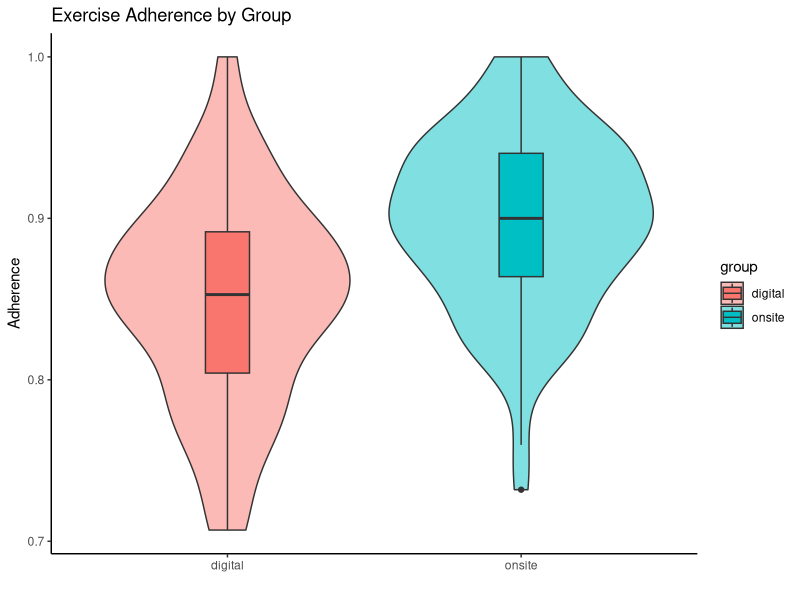
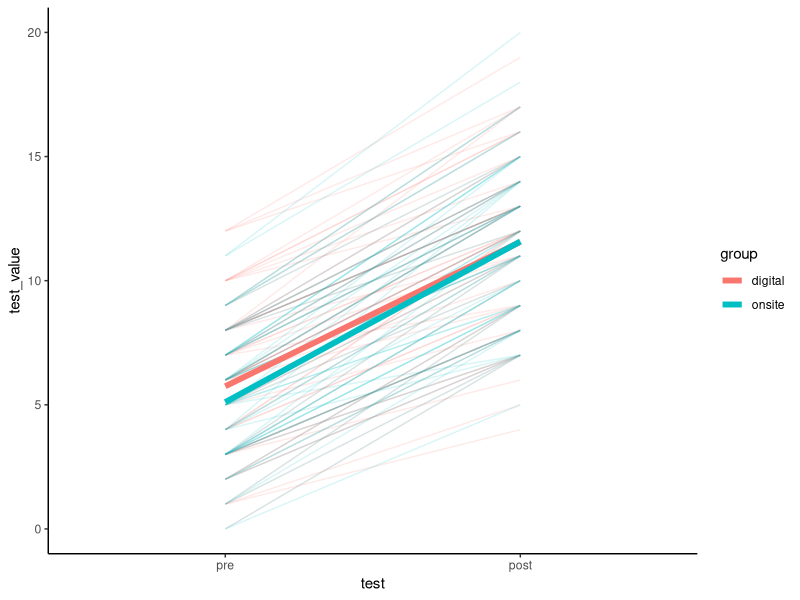
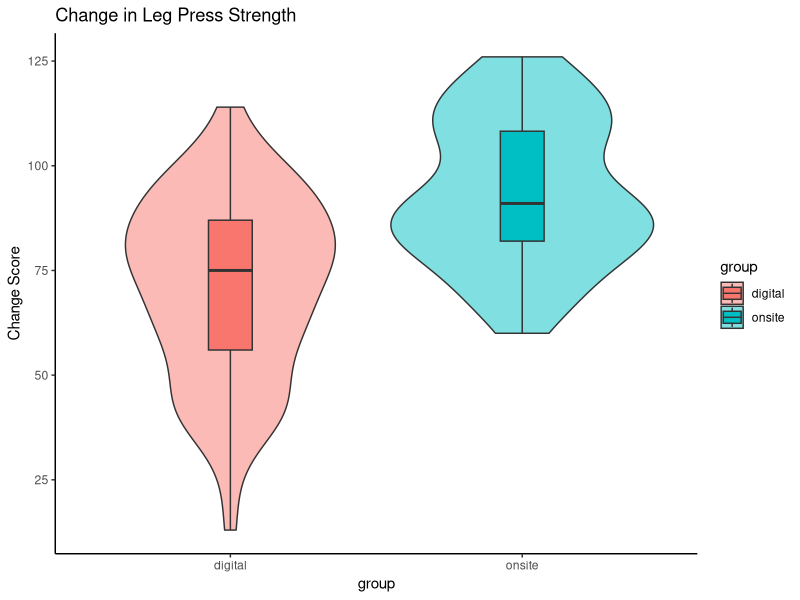
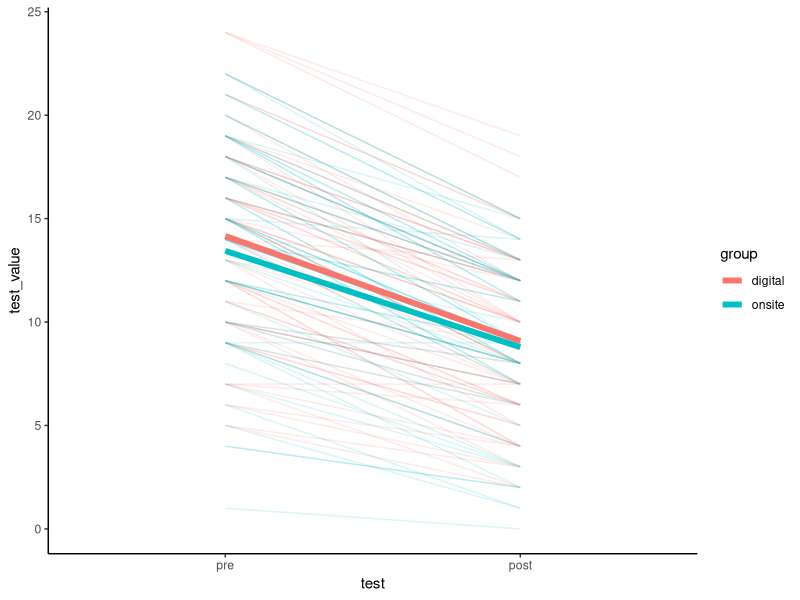
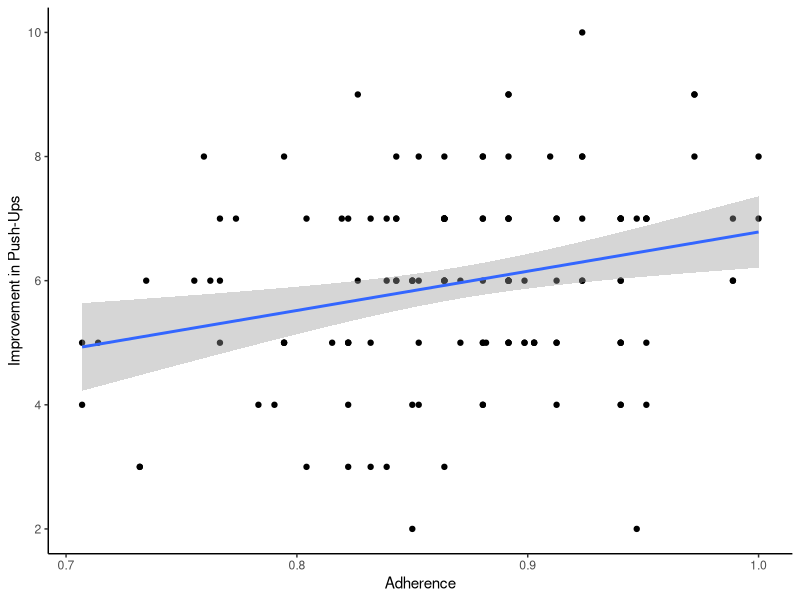
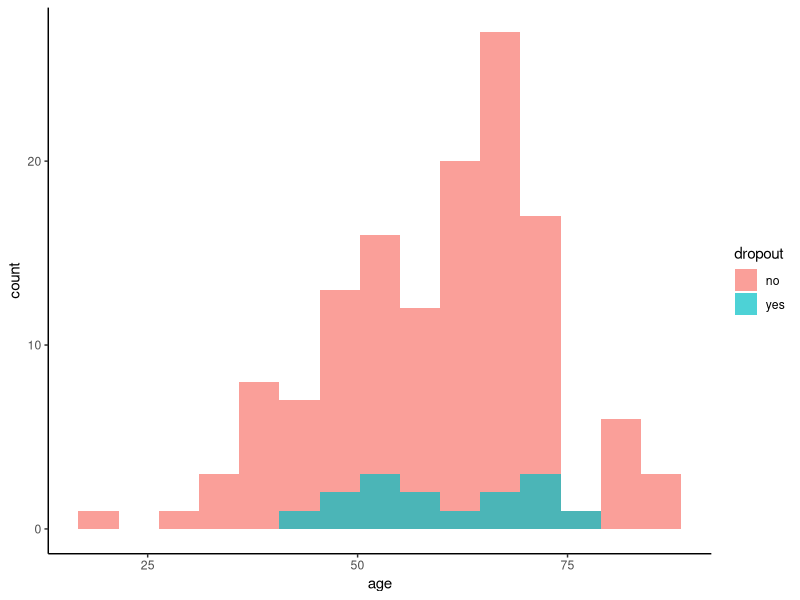

Reproduce these figures in R, in order.
## ---- chunk 1
library(tidyverse)
library(lme4)
library(lmerTest)

participants <- read_csv("data/participants.csv")
measurements <- read_csv("data/measurements.csv")
training_diary <- read_csv("data/training_diary.csv")

measurements <- measurements %>%
  mutate(
    test = factor(test, levels = c("pre", "post"))
    )
## ---- chunk 2
adherence_summary <-

  training_diary %>%
  group_by(fp) %>%
  summarise(
    adherence_sets =
      mean(sets_completed / sets_max),

    adherence_reps =
      mean(reps_completed / reps_max),

    adherence =
      mean(c(adherence_sets,
             adherence_reps)),

    .groups = "drop"
  ) %>%
  left_join(
    participants %>%
      select(fp, group),
    by = "fp"
  )
## ---- chunk 3
table1 <-

  participants %>%
  group_by(group) %>%
  summarise(
    N = n(),
    Age_mean = round(mean(age),1),
    Age_sd = round(sd(age),1),
    Males = sum(sex=="male"),
    Females = sum(sex=="female")
  )

table1
## ---- chunk 4
ggplot(
  adherence_summary,
  aes(group, adherence, fill = group)
) +
  geom_violin(alpha = .5) +
  geom_boxplot(width = .15) +
  theme_classic() +
  labs(
    x = "",
    y = "Adherence",
    title = "Exercise Adherence by Group"
  )
## ---- chunk 5
t.test(
  adherence ~ group,
  data = adherence_summary
)
## ---- chunk 6
change_scores <-

  measurements %>%

  select(
    fp,
    test_name,
    test,
    test_value
  ) %>%

  pivot_wider(
    names_from = test,
    values_from = test_value
  ) %>%

  mutate(
    delta = post - pre
  ) %>%

  left_join(
    participants %>%
      select(fp, group),
    by = "fp"
  ) %>%

  left_join(
    adherence_summary %>%
      select(fp, adherence),
    by = "fp"
  )
## ---- chunk 7
pushups <-

  measurements %>%
  filter(test_name == "push-ups") %>%
  left_join(
    participants %>%
      select(fp, group),
    by = "fp"
  )

ggplot(
  pushups,
  aes(
    x = test,
    y = test_value,
    group = fp,
    colour = group
  )
) +
  geom_line(alpha = .15) +
  stat_summary(
    aes(group = group),
    fun = mean,
    geom = "line",
    linewidth = 2
  ) +
  theme_classic()
## ---- chunk 8
pushup_model <-

  lmer(
    test_value ~ group * test +
      (1|fp),
    data = pushups
  )

anova(pushup_model)
## ---- chunk 9
change_scores %>%
  filter(test_name == "legpress") %>%
  ggplot(
    aes(
      group,
      delta,
      fill = group
    )
  ) +
  geom_violin(alpha = .5) +
  geom_boxplot(width = .15) +
  theme_classic() +
  labs(
    title = "Change in Leg Press Strength",
    y = "Change Score"
  )
## ---- chunk 10
phq <-

  measurements %>%
  filter(test_name == "phq-9") %>%
  left_join(
    participants %>%
      select(fp, group),
    by = "fp"
  )

ggplot(
  phq,
  aes(
    test,
    test_value,
    group = fp,
    colour = group
  )
) +
  geom_line(alpha = .15) +
  stat_summary(
    aes(group = group),
    fun = mean,
    geom = "line",
    linewidth = 2
  ) +
  theme_classic()
## ---- chunk 11
pushup_change <-

  change_scores %>%
  filter(test_name == "push-ups")

ggplot(
  pushup_change,
  aes(
    adherence,
    delta
  )
) +
  geom_point() +
  geom_smooth(
    method = "lm",
    se = TRUE
  ) +
  theme_classic() +
  labs(
    x = "Adherence",
    y = "Improvement in Push-Ups"
  )
## ---- chunk 12
summary(
  lm(
    delta ~ adherence,
    data = pushup_change
  )
)
## ---- chunk 13
ggplot(
  participants,
  aes(
    age,
    fill = dropout
  )
) +
  geom_histogram(
    bins = 15,
    alpha = .7,
    position = "identity"
  ) +
  theme_classic()
## ---- chunk 14
dropout_model <-

  glm(
    dropout_bin ~ age + sex + group,
    data = participants,
    family = binomial
  )

summary(dropout_model)
## ---- chunk 15
change_scores %>%
  group_by(
    test_name,
    group
  ) %>%
  summarise(
    N = n(),
    Mean_Change = round(mean(delta),2),
    SD_Change = round(sd(delta),2),
    .groups = "drop"
  )
